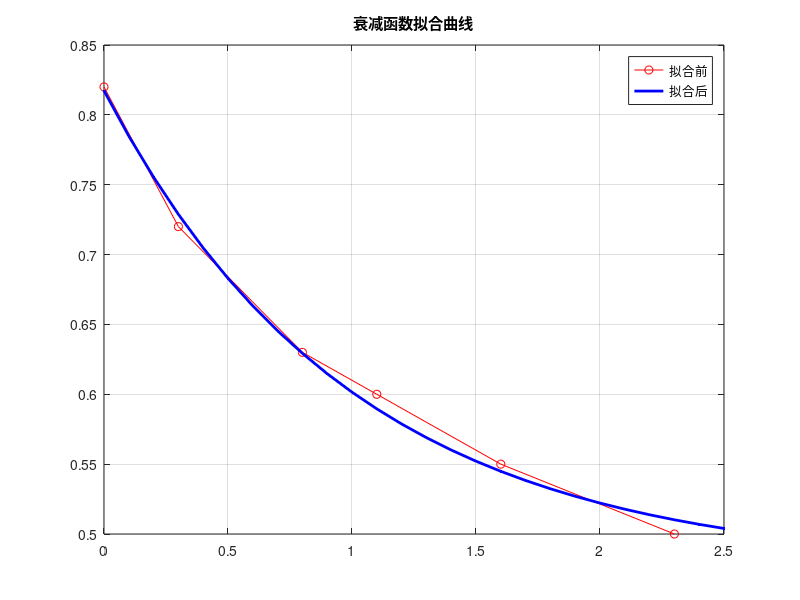

MATLAB code to generate this figure:
x = [0, 0.3, 0.8, 1.1, 1.6, 2.3];
y = [0.82, 0.72, 0.63, 0.60, 0.55, 0.50];

fh = @(c,x) c(1) + c(2) * exp(-x);
a = lsqcurvefit(fh, rand(1, 2), x, y);
x0 = 0:0.1:2.5;
y0 = fh(a, x0);
plot(x, y, 'ro-', x0, y0, 'b.-','LineWidth', 2);
legend('拟合前', '拟合后');
title('衰减函数拟合曲线');
grid on;
disp(['衰减曲线的表达式为 y = ' num2str(a(1)) ' + ' num2str(a(2)) ' * exp(-x)']);
